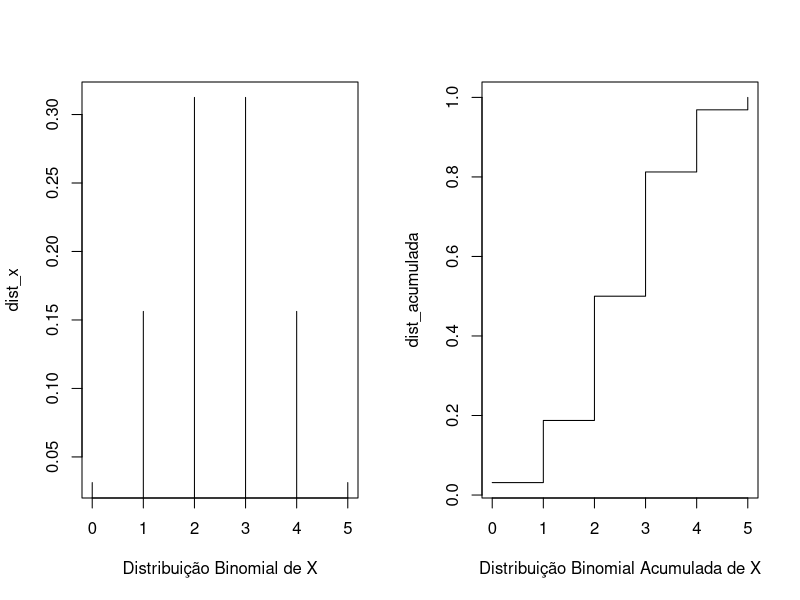
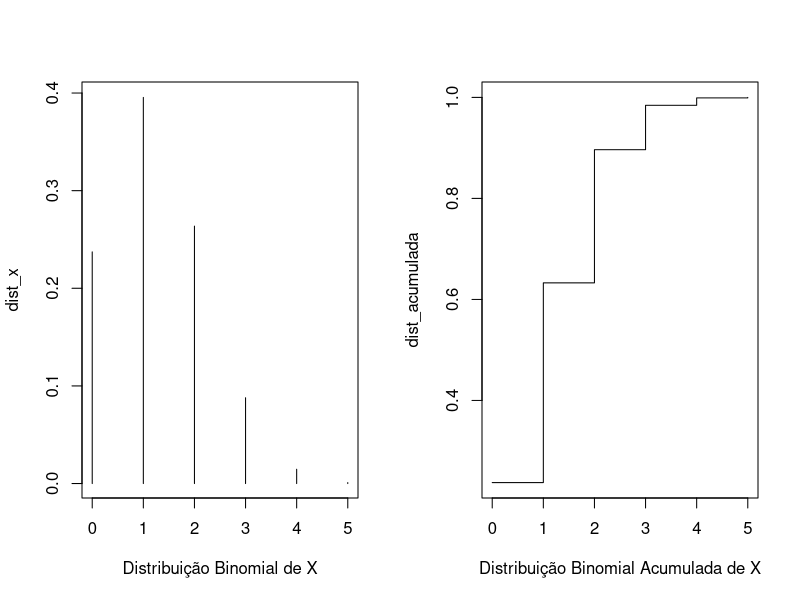
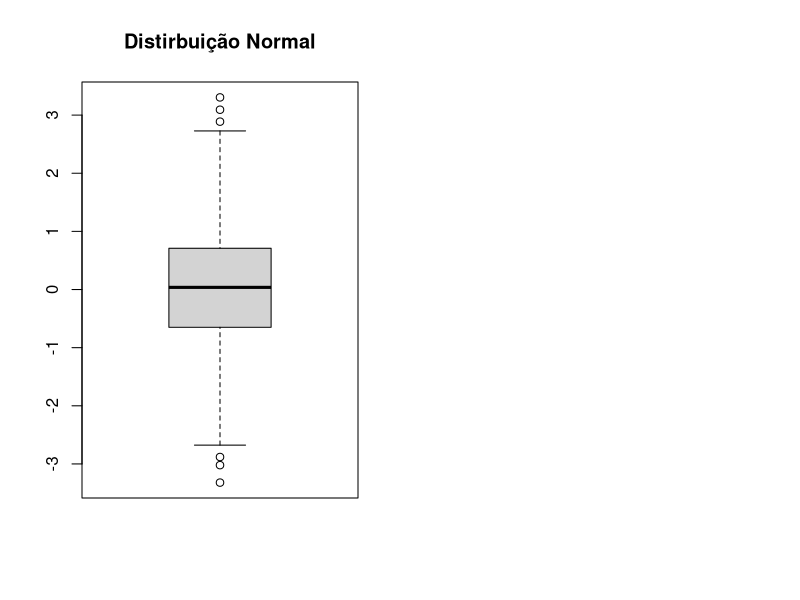
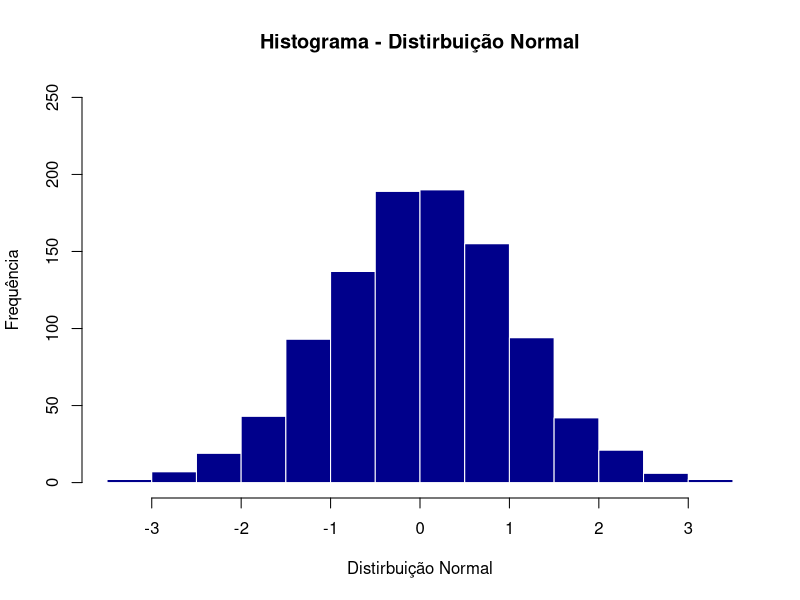

The R script that drew these images, in order:
####### Lista 2 - Estatística
####### Mestrado Profissionalizante em Economia
####### Aluno: Edevaldo Siqueira Gaudencio

####### Carregando pacotes


########Questão 1
# Um fabricante de peças de automóveis garante que uma caixa de suas peças conterá no 
# máximo, duas defeituosas. Se a caixa contém 18 peças, e sabendo que a experiência mostra 
# que 5% das peças produzidas apresentam defeito, qual a probabilidade de que uma caixa 
# satisfaça a garantia? 

# Dica use a função dbinom ou no excel DISTR.BINOM(número de sucesso;
# número de tentativas; probabilidade; cumulativo=1)  para calcular a probabilidade de 0 peças, 
# 1 peça ou 2 peças defeituosas e calcule a função de distribuição acumulada até 2.)

    # Interpretando o enunciado:
    # Amostra=18
    # Defeito=5% (0.05)
    # Tentativas=2
    
    prob_0 <- dbinom(0, 18, 0.05)
    prob_1 <- dbinom(1, 18, 0.05)
    prob_2 <- dbinom(2, 18, 0.05)
    sum(prob_0+prob_1+prob_2)


########Questão 2
# Se X tem distribuição binomial com parâmetros n=5 e p=½, faça os gráficos da 
# distribuição de X e a função de distribuição acumulada F(X).  

    # Interpretando o enunciado:
    # n=5
    # p=0.5
    par(mfrow = c(1, 2))
    x <- 0:5
    dist_x <- dbinom(x, size = 5, prob = 0.5)
    plot(x, dist_x, type = "h", xlab = "Distribuição Binomial de X")
    dist_acumulada <- pbinom(x, size = 5, prob = 0.5)
    plot(x, dist_acumulada, type = "s", xlab = "Distribuição Binomial Acumulada de X")
    par(mfrow = c(1, 2))


## item A:
# Considere n=5 e p=¼. Obtenha o gráfico da distribuição de X. 
# Qual a diferença do resultado do exercício anterior?

    # Interpretando o enunciado:
    # n=5
    # p=0.25
    par(mfrow = c(1, 2))
    x <- 0:5
    dist_x <- dbinom(x, size = 5, prob = 0.25)
    plot(x, dist_x, type = "h", xlab = "Distribuição Binomial de X")
    dist_acumulada <- pbinom(x, size = 5, prob = 0.25)
    plot(x, dist_acumulada, type = "s", xlab = "Distribuição Binomial Acumulada de X")
    par(mfrow = c(1, 2))


########Questão 3 - Distribuição Normal 
# xi é uma variável aleatória com distribuição normal padrão (média zero e variância 1).
## Item A
# Qual a média e variância de uma distribuição Normal (0,1)? Gere mil observações 
# dessa distribuição Normal (0,1). Calcule a média, variância, 1o. Quartil, media, 
# 3o. Quartil dessas observações geradas. Faça um box-plot e histograma dos dados 
# gerados, qual a sua conclusão com a comparação distribuição teórica. 
# (Dica: No excel vá em Dados/Análise de Dados/Gerar Números Aleatórios. 
# Selecione 1000 números e distribuição normal. No r, use a função rnorm) 

    # Interpretando o enunciado:
    #media=0
    #variancia=1
    #amostra=1000
    
    # Gerando amostra de mil observações
    set.seed(100)
    dist_normal <- rnorm(1000,0,1)
    
    # Média, 1o. Mediana, Quartil, 3o. Quartil
    summary(dist_normal)
    
    # Variância
    var(dist_normal)
    
    # Faça um box-plot dos dados gerado.
    boxplot(dist_normal, main = "Distirbuição Normal")
  
    
    # Faça um histograma dos dados gerado.
    par(mfrow = c(1, 1))
    hist(dist_normal, col = "darkblue", xlab = "Distirbuição Normal", 
         ylab = "Frequência", border = "white", main = "Histograma - Distirbuição Normal",
         ylim=c(0, 250))    





